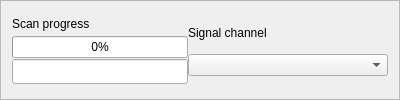
           <widget class="QFrame" name="frame_9">
            <property name="sizePolicy">
             <sizepolicy hsizetype="Minimum" vsizetype="Minimum">
              <horstretch>0</horstretch>
              <verstretch>0</verstretch>
             </sizepolicy>
            </property>
            <property name="minimumSize">
             <size>
              <width>400</width>
              <height>80</height>
             </size>
            </property>
            <property name="maximumSize">
             <size>
              <width>800</width>
              <height>100</height>
             </size>
            </property>
            <property name="frameShape">
             <enum>QFrame::StyledPanel</enum>
            </property>
            <property name="frameShadow">
             <enum>QFrame::Sunken</enum>
            </property>
            <layout class="QHBoxLayout" name="horizontalLayout_20">
             <item>
              <layout class="QHBoxLayout" name="horizontalLayout_7">
               <property name="spacing">
                <number>0</number>
               </property>
               <item>
                <layout class="QVBoxLayout" name="verticalLayout_18">
                 <item>
                  <widget class="QLabel" name="scanprogress_label">
                   <property name="sizePolicy">
                    <sizepolicy hsizetype="Minimum" vsizetype="Minimum">
                     <horstretch>0</horstretch>
                     <verstretch>0</verstretch>
                    </sizepolicy>
                   </property>
                   <property name="minimumSize">
                    <size>
                     <width>50</width>
                     <height>20</height>
                    </size>
                   </property>
                   <property name="maximumSize">
                    <size>
                     <width>100</width>
                     <height>22</height>
                    </size>
                   </property>
                   <property name="text">
                    <string>Scan progress</string>
                   </property>
                  </widget>
                 </item>
                 <item>
                  <widget class="QProgressBar" name="scan_progressBar">
                   <property name="sizePolicy">
                    <sizepolicy hsizetype="Minimum" vsizetype="Minimum">
                     <horstretch>0</horstretch>
                     <verstretch>0</verstretch>
                    </sizepolicy>
                   </property>
                   <property name="minimumSize">
                    <size>
                     <width>50</width>
                     <height>20</height>
                    </size>
                   </property>
                   <property name="maximumSize">
                    <size>
                     <width>200</width>
                     <height>22</height>
                    </size>
                   </property>
                   <property name="value">
                    <number>0</number>
                   </property>
                   <property name="invertedAppearance">
                    <bool>false</bool>
                   </property>
                  </widget>
                 </item>
                 <item>
                  <widget class="QLineEdit" name="scan_timeleftText">
                   <property name="minimumSize">
                    <size>
                     <width>0</width>
                     <height>25</height>
                    </size>
                   </property>
                   <property name="maximumSize">
                    <size>
                     <width>250</width>
                     <height>16777215</height>
                    </size>
                   </property>
                   <property name="readOnly">
                    <bool>true</bool>
                   </property>
                  </widget>
                 </item>
                </layout>
               </item>
               <item>
                <layout class="QVBoxLayout" name="verticalLayout_19">
                 <item>
                  <widget class="QLabel" name="sigchannel_label">
                   <property name="sizePolicy">
                    <sizepolicy hsizetype="Minimum" vsizetype="Minimum">
                     <horstretch>0</horstretch>
                     <verstretch>0</verstretch>
                    </sizepolicy>
                   </property>
                   <property name="minimumSize">
                    <size>
                     <width>50</width>
                     <height>20</height>
                    </size>
                   </property>
                   <property name="maximumSize">
                    <size>
                     <width>100</width>
                     <height>22</height>
                    </size>
                   </property>
                   <property name="text">
                    <string>Signal channel</string>
                   </property>
                  </widget>
                 </item>
                 <item>
                  <widget class="QComboBox" name="signal_box">
                   <property name="sizePolicy">
                    <sizepolicy hsizetype="Minimum" vsizetype="Minimum">
                     <horstretch>0</horstretch>
                     <verstretch>0</verstretch>
                    </sizepolicy>
                   </property>
                   <property name="minimumSize">
                    <size>
                     <width>200</width>
                     <height>20</height>
                    </size>
                   </property>
                   <property name="maximumSize">
                    <size>
                     <width>300</width>
                     <height>22</height>
                    </size>
                   </property>
                  </widget>
                 </item>
                </layout>
               </item>
              </layout>
             </item>
            </layout>
           </widget>
